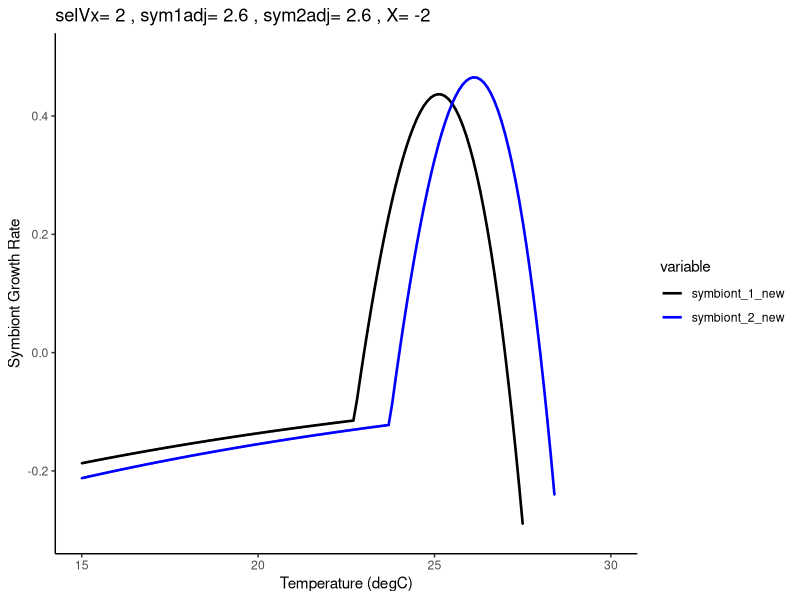
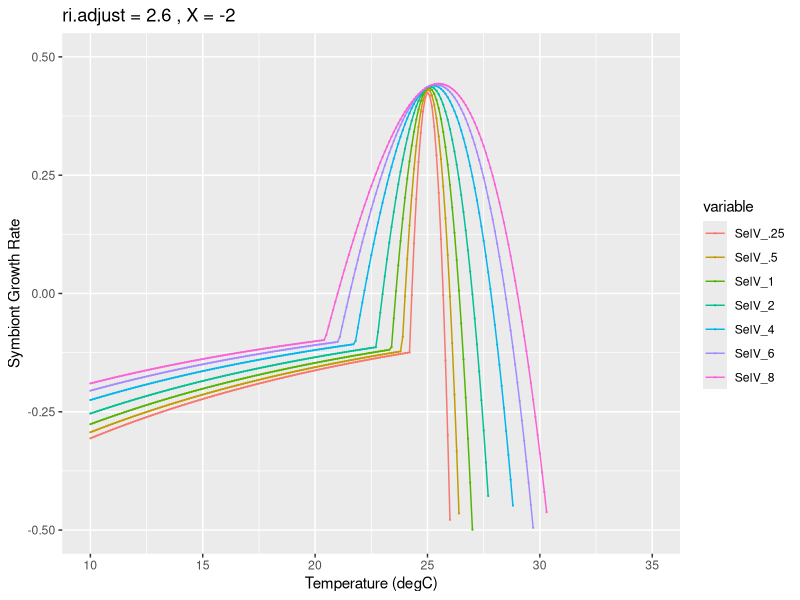
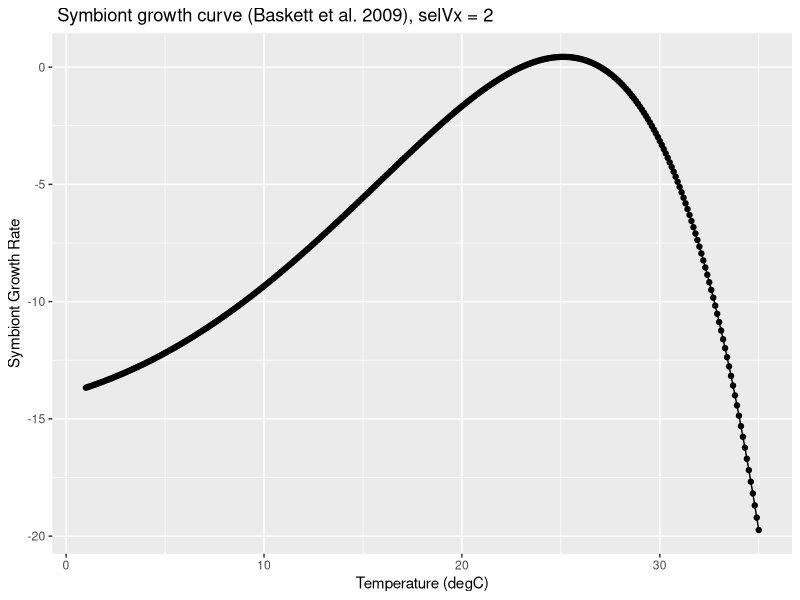
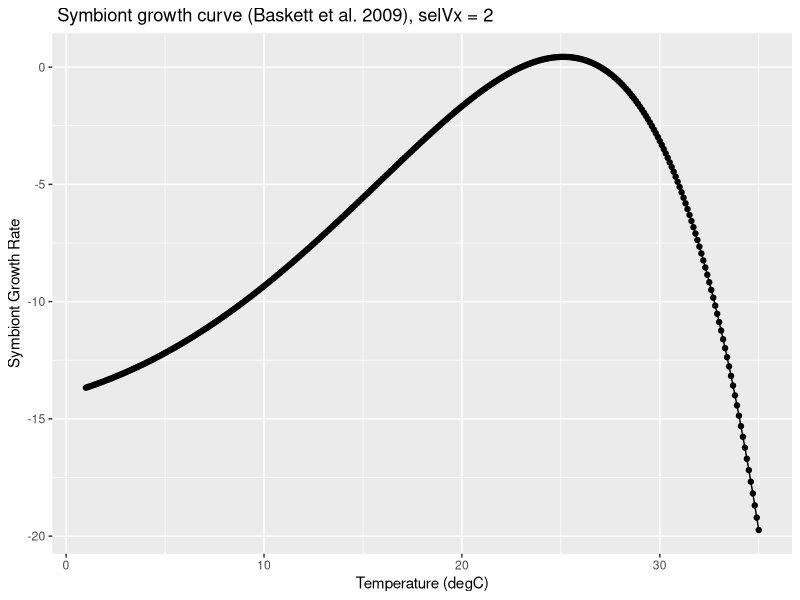
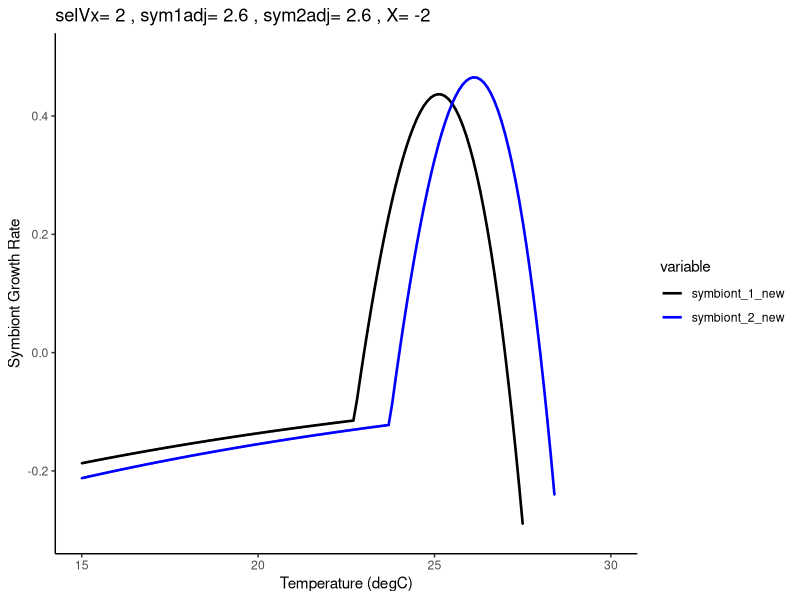

Generate these figures, in order, with R:
## ---- chunk 1
library(tidyverse)
library(reshape2)
## ---- chunk 2
# Eppley fxn parameters
a = 1.0768/12   # yr-1 - Linear Growth Rate (divide by 12 to get per month)
b = 0.0633       # C-1 - Exponential growth function
# evolutionary model parameters
selVx = 3.4627  # selectional variance
vg = .0025      # genetic variance (Zero when E=0!)
EnvVx = 0.0114  # environmental variance
# initialization for symbiont's optiomal temperature
g = 25         # initial temperature to which heat sensitive symbiont is optimally adapted
advantage = 1   # heat-tolerant symbiont advantage over heat sensitive symbiont (in degC)
g2 = g + advantage # temperature to which heat tolerant symbiont is optimally adapted
## ---- chunk 3

X = -2
ri.adjust.1 = 2.6
ri.adjust.2 = 2.6

selVx=2

Temp = seq(1, 35, by=.1)  
# for small selVx values, the curve shape begins to increase on the cold side
#SelV_vec <- c(.5, 1, 2, 4, 6, 8)
ri <- matrix(nrow=length(Temp), ncol=2)
  
cnt = 1
for(T in Temp) {
    rm = a*exp(b*T)
    
    # M1 = 2; M2 = M1 #E221
    # main = 1 - (vg + EnvVx + min(M1,g-T)^2) / (2*selVx)
    # extraexp = exp(1 * b*min(0, T - g + M2))
    # ri[cnt,1] = main * extraexp * rm
    # 
    # M1 = 2; M2 = M1 #E221
    # main = 1 - (vg + EnvVx + min(M1,g2-T)^2) / (2*selVx)
    # extraexp = exp(1 * b*min(0, T - g2 + M2))
    # ri[cnt,2] = main * extraexp * rm
    # # 
    # M1 = sqrt(abs(ri.adjust.1*selVx-vg-EnvVx)); M2 = M1 #CL_new #.25*rmax
    # main = 1 - (vg + EnvVx + min(M1,g-T)^2) / (2*selVx)
    # extraexp = exp(X * b*min(0, T - g + M2))
    # ri[cnt,3] = main * extraexp * rm
    # 
    # M1 = sqrt(abs(ri.adjust.2*selVx-vg-EnvVx)); M2 = M1 #CL_new #.25*rmax
    # main = 1 - (vg + EnvVx + min(M1,g2-T)^2) / (2*selVx)
    # extraexp = exp(X * 1*b*min(0, T - g2 + M2))
    # ri[cnt,4] = main * extraexp * rm
    
    M1 = sqrt(abs(ri.adjust.1*selVx)); M2 = M1 #simple
    main = 1 - (vg + EnvVx + min(M1,g-T)^2) / (2*selVx)
    extraexp = exp(X * b*min(0, T - g + M2))
    ri[cnt,1] = main * extraexp * rm

    M1 = sqrt(abs(ri.adjust.2*selVx)); M2 = M1 #simple
    main = 1 - (vg + EnvVx + min(M1,g2-T)^2) / (2*selVx)
    extraexp = exp(X * 1*b*min(0, T - g2 + M2))
    ri[cnt,2] = main * extraexp * rm
    
    cnt = cnt+1
  }

df <- data.frame("Temp" = Temp, "ri" = ri) # convert matrix to data frame
df <- rename(df, symbiont_1_new= ri.1, symbiont_2_new= ri.2)
#df <- rename(df, E221= ri.1, E111= ri.2, E001= ri.3, CL_new= ri.4, CL_v2= ri.5 )
#Curves <- c(E221, E111, E001, CL_new, CL_v2)SelVx=
mdf <- reshape2::melt(df, id.var = "Temp")

#Plot Symbiont Growth Rate function
cols <- c("symbiont_1_new" = "black", "symbiont_2_new" = "blue")

ggplot(mdf, aes(x=Temp, y=value, colour=variable)) +
  geom_point(size = 0.1) + 
  geom_line(size = 0.9) +
  ylim(-.3, .5) +
  xlim(15, 30) +
  xlab("Temperature (degC)") +
  ylab("Symbiont Growth Rate") +
  theme(legend.position="right") + 
  theme_classic() +
  scale_colour_manual(values = cols) +
  ggtitle( paste( "selVx=", selVx, ", sym1adj=",ri.adjust.1 , ", sym2adj=",ri.adjust.2, ", X=", X ) )

ggsave("growth_curve_new.png", height = 3, width = 5)
## ---- chunk 4
X = -2
Temp = seq(1, 35, by=.1)  
SelV_vec <- c(.25, .5, 1, 2, 4, 6, 8)
ri <- matrix(nrow=length(Temp), ncol=length(SelV_vec))
ri.adjust = 2.6

Scnt = 1
for(selVx in SelV_vec) {
  cnt = 1
  for (T in Temp) {
    M1 = sqrt((ri.adjust * selVx - vg - EnvVx)); M2 = M1
    rm = a*exp(b*T)
    main = 1 - (vg + EnvVx + min(M1, g - T) ^ 2) / (2 * selVx)
    extraexp =  exp(X * b * min(0, T - g + M2))
    ri[cnt, Scnt] = main * extraexp * rm
    cnt = cnt + 1
  }
  Scnt = Scnt + 1
}

df <- data.frame("Temp" = Temp, "ri" = ri) # convert matrix to data frame
df <- rename(df, SelV_.25= ri.1, SelV_.5= ri.2, SelV_1= ri.3, SelV_2= ri.4, SelV_4= ri.5, SelV_6= ri.6, SelV_8= ri.7)
mdf <- reshape2::melt(df, id.var = "Temp")

ggplot(mdf, aes(x=Temp, y=value, colour=variable)) +
  geom_point(size = 0.1) + 
  geom_line() +
  ylim(-.5, .5) +
  xlim(10, 35) +
  xlab("Temperature (degC)") +
  ylab("Symbiont Growth Rate") +
  theme(legend.position="right") + 
  ggtitle( paste( "ri.adjust =", ri.adjust, ", X =", X))
## ---- chunk 5
#Marissa's original curve
selVx = 2
Temp = seq(1, 35, by=.1)  
ri <- matrix(nrow=length(Temp), ncol=3)
cnt=1
for(T in Temp){
  ri[cnt,1] = 1 - (vg + EnvVx + (g-T)^2) / (2*selVx) 
  ri[cnt,2] = a*exp(b*T)
  ri[cnt,3] = ri[cnt,1] * ri[cnt,2]
  cnt = cnt+1  
}
 df <- data.frame("r_hat" = ri) # convert matrix to data frame

# plot original curve
ggplot(df, aes(x=Temp, y=ri[,3])) +
  geom_point() + 
  geom_line() +
  #ylim(-.5, .5) +
  #xlim(15, 30) +
  xlab("Temperature (degC)") +
  ylab("Symbiont Growth Rate") +
  theme(legend.position="right") + 
  ggtitle( paste( " Symbiont growth curve (Baskett et al. 2009), selVx =", selVx))
## ---- chunk 6
#Marissa's original curve
selVx = 2
Temp = seq(1, 35, by=.1)  
ri <- matrix(nrow=length(Temp), ncol=3)
cnt=1
for(T in Temp){
  ri[cnt,1] = 1 - (vg + EnvVx + (g-T)^2) / (2*selVx) 
  ri[cnt,2] = a*exp(b*T)
  ri[cnt,3] = ri[cnt,1] * ri[cnt,2]
  cnt = cnt+1  
}
 df <- data.frame("r_hat" = ri) # convert matrix to data frame

# plot original curve
ggplot(df, aes(x=Temp, y=ri[,3])) +
  geom_point() + 
  geom_line() +
  #ylim(-.5, .5) +
  #xlim(15, 30) +
  xlab("Temperature (degC)") +
  ylab("Symbiont Growth Rate") +
  theme(legend.position="right") + 
  ggtitle( paste( " Symbiont growth curve (Baskett et al. 2009), selVx =", selVx))
